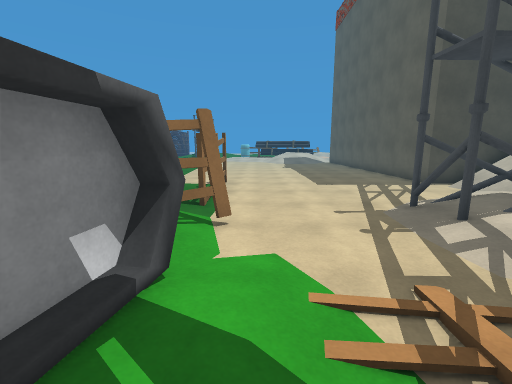
view 1 (above)

24 first-person views from a walk through a Unity game level. The camera is 1.3 m above the floor, tilts 10° down and sees 90° across. The floor is counted in squares, 1 m on a side. Each view is taken from the middle of a square. On the plan, view 1 faces up. The plan holds only what a view shows up to about 13 squares ahead; the rest is blank. The place goes on beyond the plan.

view 2
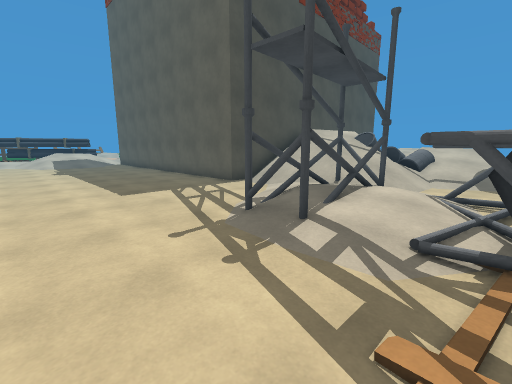

view 3
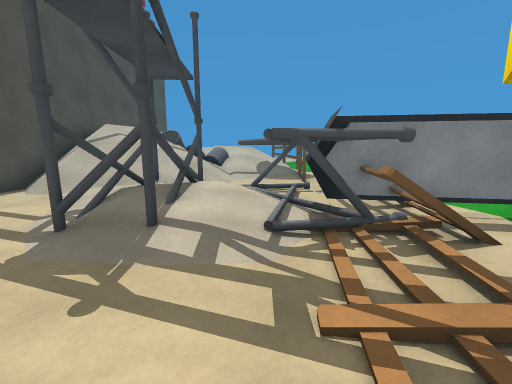

view 4
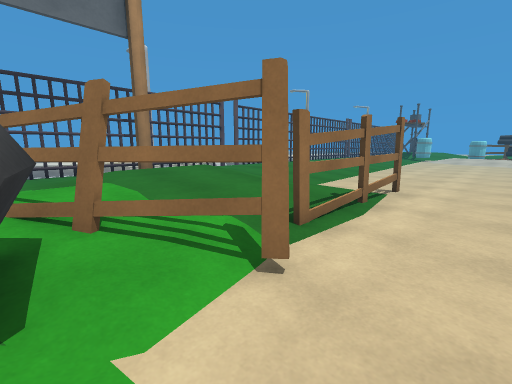

view 5
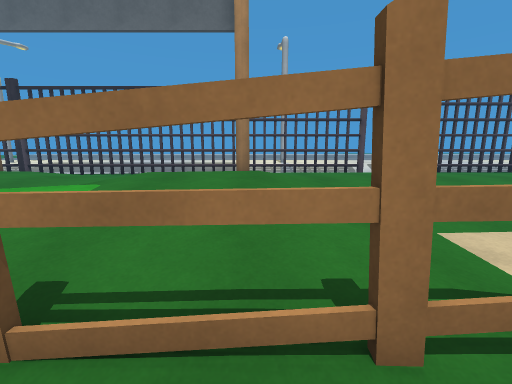

view 6
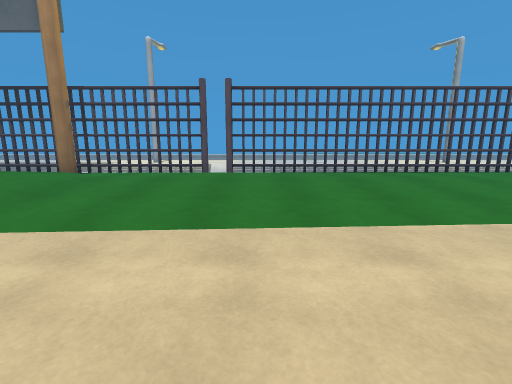

view 7
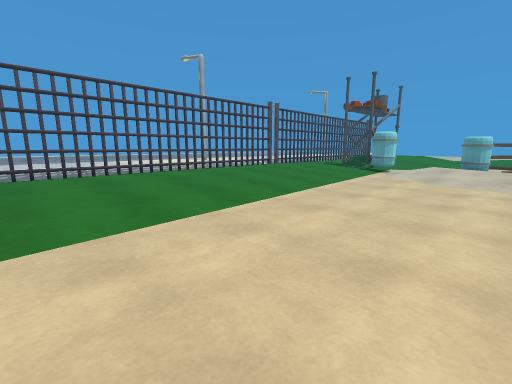

view 8
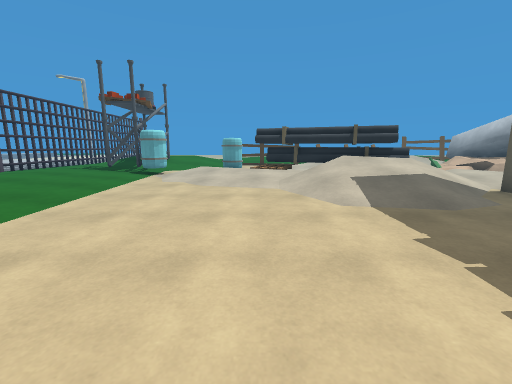

view 9
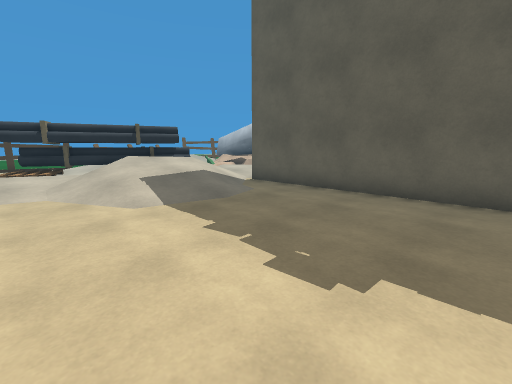

view 10
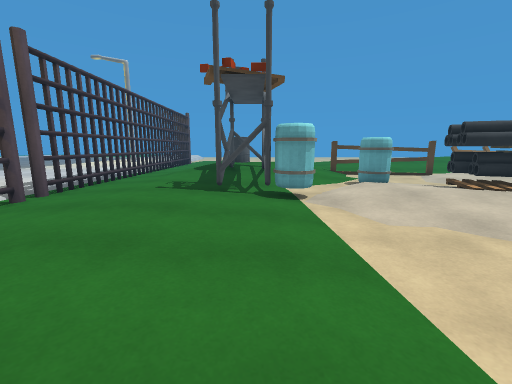

view 11
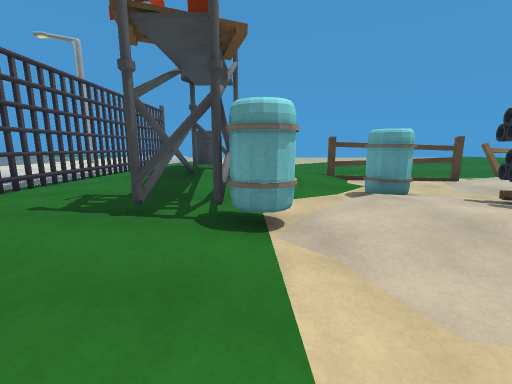

view 12
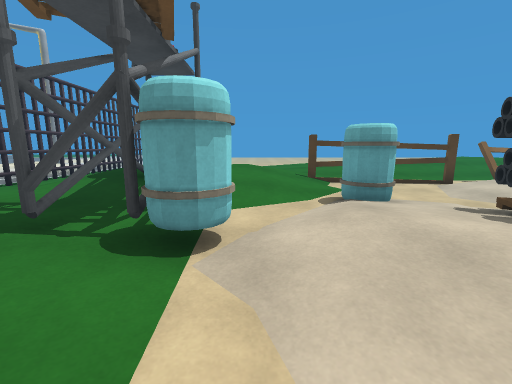

view 13
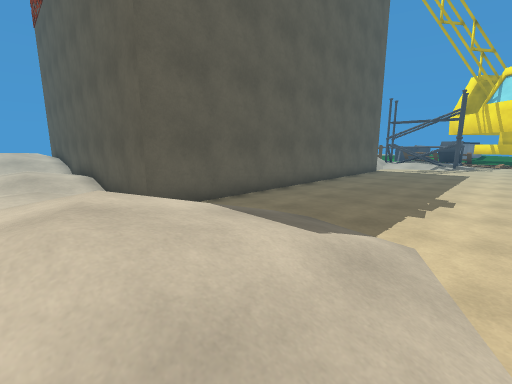

view 14
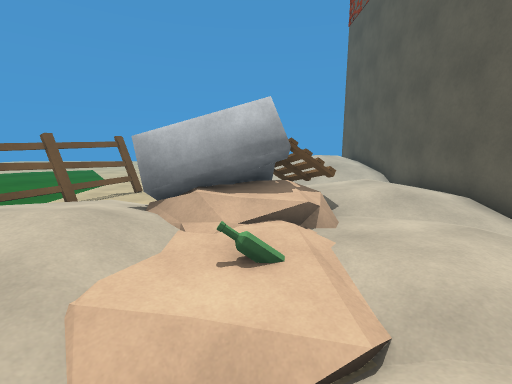

view 15
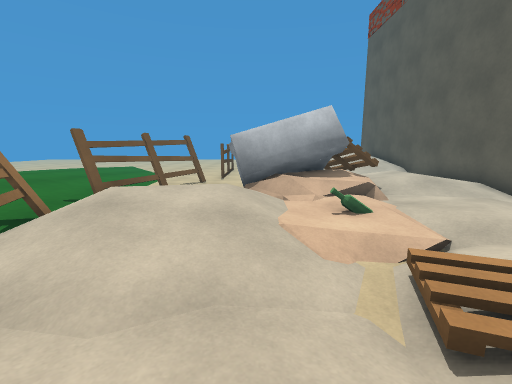

view 16
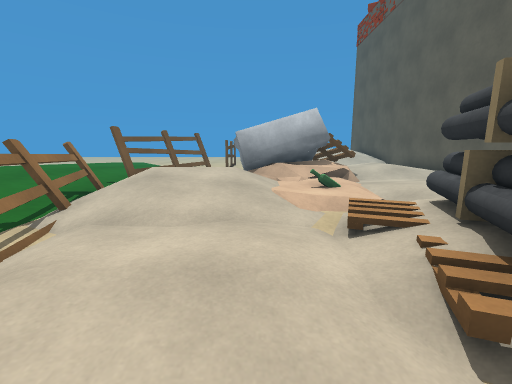

view 17
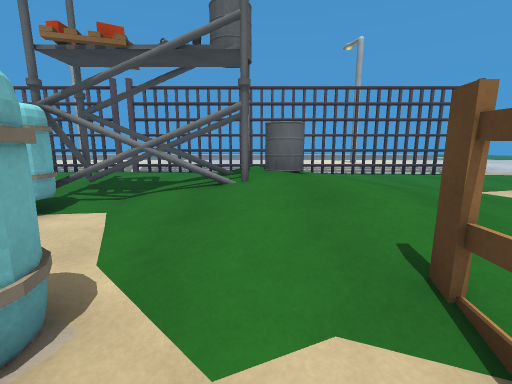

view 18
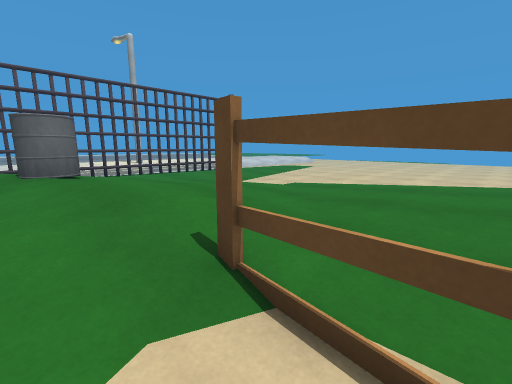

view 19
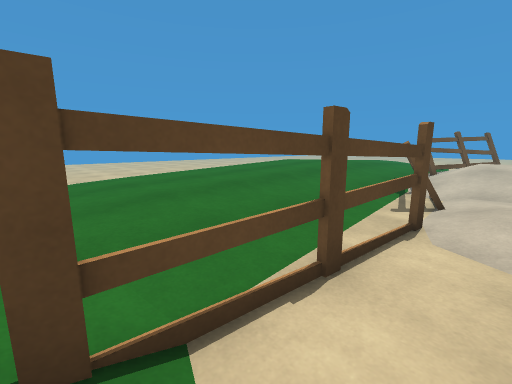

view 20
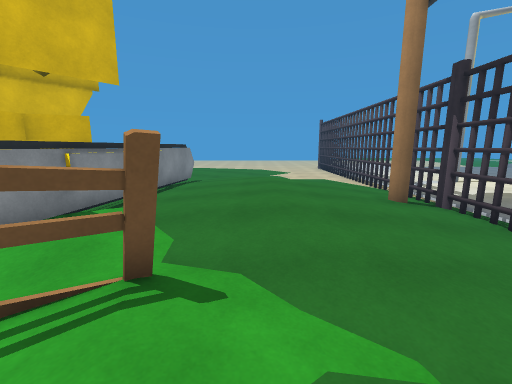

view 21
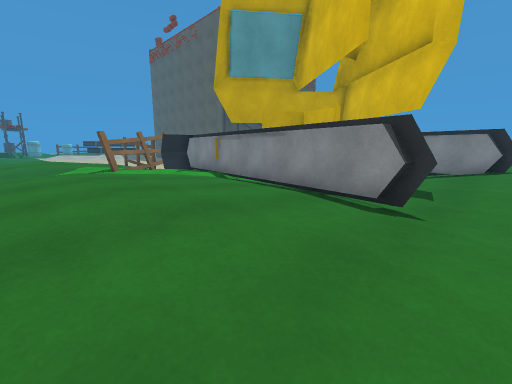

view 22
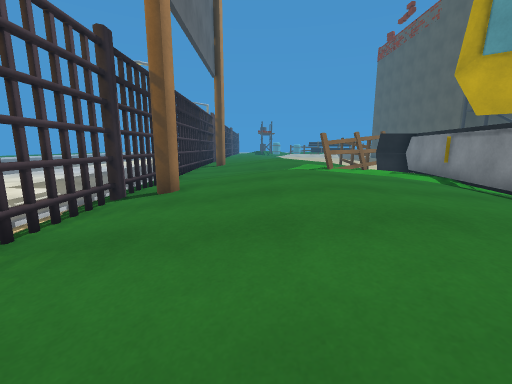

view 23
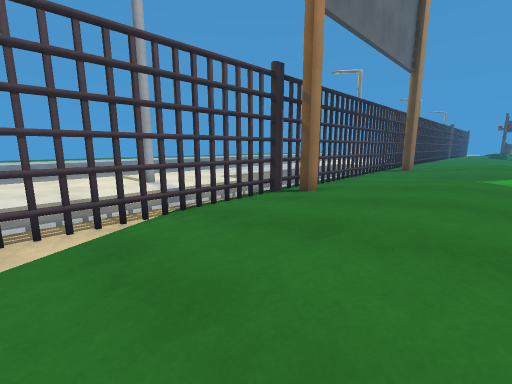

view 24
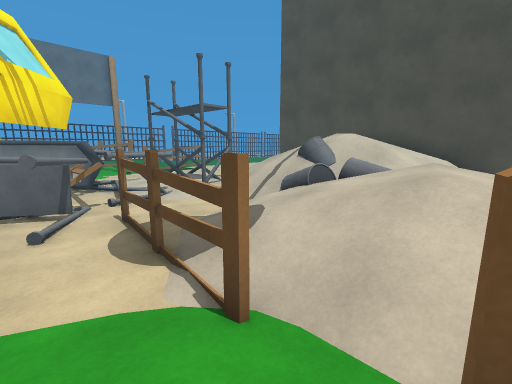

### Floor plan
Key: @ floor where view 1 was taken; # wall or solid block; x gap in a wall; . main floor; : floor 0.25 m higher than the main floor; - floor 0.25 m lower than the main floor; + floor 0.5 m higher than the main floor; * floor 0.75 m higher than the main floor; % floor 1 m higher than the main floor; & floor 1.25 m higher than the main floor; $ floor 2 m higher than the main floor; / step, stairs or slope; = window, fence, low wall or low ledge; ^ raised ledge; T thing the floor can be seen under or through; B barrel; S streetlight; P pallet; O other object.
Columns run from 16 left of view 1 to 18 right of it. Each row starts with its distance up from view 1.
 41    :#-..---.....:::::::++ +++::::..
 40   S:=...........::::::::////:::....
 39   ::=............///////../../....-
 38   ::#.  /////...////....OO.OO..---
 37  :::=.  /:::///-----OOOOO///OOO---
 36  :::#.   OO+//==#xTT-O//// // OOO-
 35   ::#.. +OO///-----...///+/// ---#
 34 ::::=..:/OO///-B--....///++/OO----
 33 ::::=....OO//-BB---..../////O
 32  :::#....O#---...OO-..-//./ OO
 31   ::=....##B-/..OO OO////// OO
 30    :=....OOBB...OOOOOOO/////P%P
 29    :x......--......OOOO//...PP:/ //
 28     #......---....//*+/ ..../::/ //
 27    :=......-----.///**/ ..///::  //
 26   O:=......------///////-  //::  //
 25   O:#......-------/////############
 24    :=......-------////-#
 23    :#......------------#
 22    :#......------------#
 21    :=......------------#
 20   ::#......------------#
 19  :::#......------------#
 18 ::::=......------------#
 17 ::::#......------------#
 16   ::#......------------#
 15    :=.......-----------
 14    :x.......-----------
 13    :x.......-----------#
 12    :=.......-----------#
 11    :=.......---#-------###########
 10   O:#...../...-#--------////   /
  9   O:#...://///.x--------////$ //
  8    :=..::++:::.#-------/////////
  7    :#   :++:::.#-----///////O///
  6    :=  /:++::..-----OOOOO/////
  5    :T...:/:::.OO----OO:OO///////&/
  4    :T..../:::OO-----..::/.-/////&%
  3    :=-....:OOO##----OO.OO---//////
  2 :: :=-..:/:O::##.-/-##OOO---//////
  1 ::::x-..::/:::##.///##OOOO#=#x#=//
  0 ::::=..::++::^##@ --##O  OO----//O
 -1 ::::T.:::++:: ##   --#  OO-O---/ :
 -2 ::::T..::++:: #      #
 -3 ::::=..::++:: #
 -4 ::::=..::++:: #
 -5 ::::#..::++::##
 -6 ::S:=...:::: ##     #
 -7 ::::=-...::: #.-... #
 -8 ::::#-....:..#....: ^
 -9 ::::=---.........:::x

Where each view was taken, in squares from view 1:
view 1: 0 up, 0 right, facing up
view 2: 2 up, 0 right, facing up-right
view 3: 3 up, 0 right, facing right
view 4: 3 up, 1 right, facing up-left
view 5: 8 up, 0 right, facing left
view 6: 15 up, 0 right, facing left
view 7: 16 up, 0 right, facing up-left
view 8: 18 up, 0 right, facing up
view 9: 18 up, 0 right, facing up-right
view 10: 23 up, 6 left, facing up
view 11: 26 up, 5 left, facing up
view 12: 27 up, 4 left, facing up
view 13: 28 up, 1 right, facing down-right
view 14: 31 up, 6 right, facing right
view 15: 33 up, 4 right, facing right
view 16: 33 up, 2 right, facing right
view 17: 35 up, 0 right, facing left
view 18: 35 up, 0 right, facing up-left
view 19: 35 up, 2 left, facing up-right
view 20: 5 up, 6 left, facing down
view 21: 9 down, 8 left, facing up-right
view 22: 9 down, 8 left, facing up
view 23: 9 down, 6 left, facing up-left
view 24: 1 down, 17 right, facing up-left
